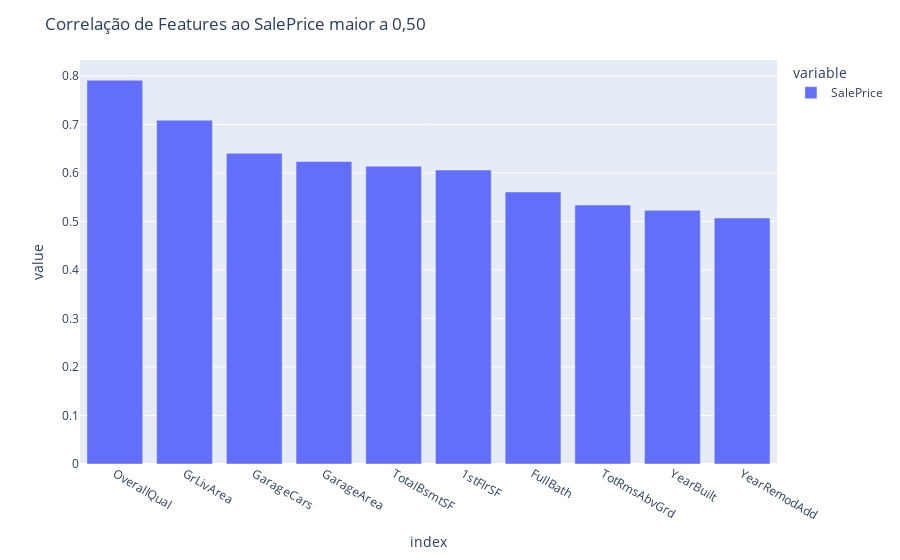

The code cell stored with this chart in its notebook:
### Code cell
fig = px.bar(corr)
fig.update_layout(title = 'Correlação de Features ao SalePrice maior a 0,50')

### Figure 1 — Plotly figure (JSON) as saved in the notebook; plotly's stock layout.template omitted (floating-point values rounded to 4 significant figures)
{"data": [{"alignmentgroup": "True", "hovertemplate": "variable=SalePrice<br>index=%{x}<br>value=%{y}<extra></extra>", "legendgroup": "SalePrice", "marker": {"color": "#636efa", "pattern": {"shape": ""}}, "name": "SalePrice", "offsetgroup": "SalePrice", "orientation": "v", "showlegend": true, "textposition": "auto", "type": "bar", "x": ["OverallQual", "GrLivArea", "GarageCars", "GarageArea", "TotalBsmtSF", "1stFlrSF", "FullBath", "TotRmsAbvGrd", "YearBuilt", "YearRemodAdd"], "xaxis": "x", "y": [0.791, 0.7086, 0.6404, 0.6234, 0.6136, 0.6059, 0.5607, 0.5337, 0.5229, 0.5071], "yaxis": "y"}], "layout": {"barmode": "relative", "legend": {"title": {"text": "variable"}, "tracegroupgap": 0}, "margin": {"t": 60}, "title": {"text": "Correlação de Features ao SalePrice maior a 0,50"}, "xaxis": {"anchor": "y", "domain": [0, 1], "title": {"text": "index"}}, "yaxis": {"anchor": "x", "domain": [0, 1], "title": {"text": "value"}}}}
